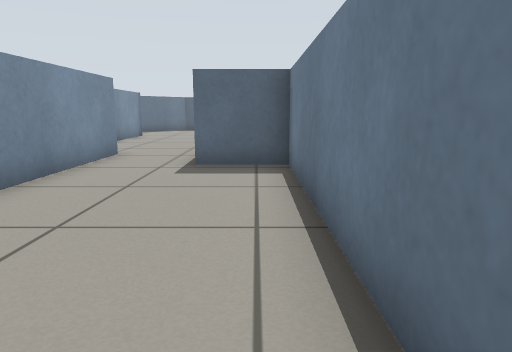
View 1 (above)

16 first-person views from a walk through a Gazebo world. The camera is 0.57 m above the floor, tilts 10° down and sees 70° across. The floor is counted in squares, 0.5 m on a side. Each view is taken from the middle of a square. On the plan, view 1 faces up. The plan holds only what a view shows up to about 14 squares ahead; the rest is blank.

View 2
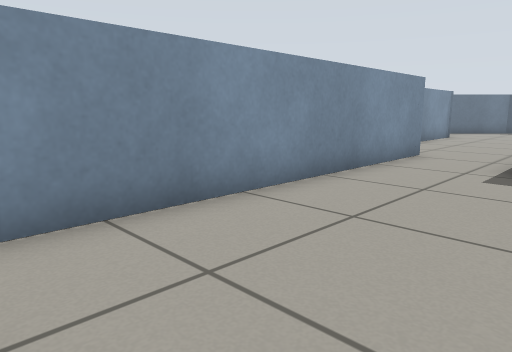

View 3
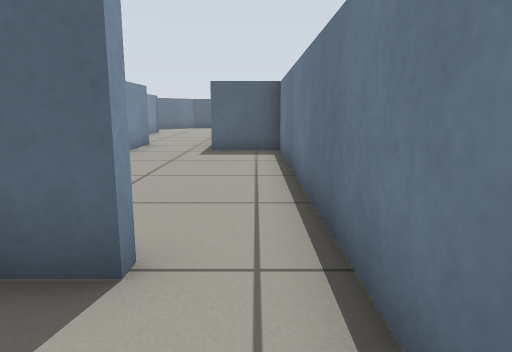

View 4
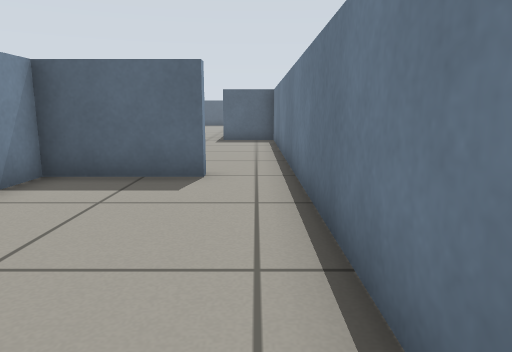

View 5
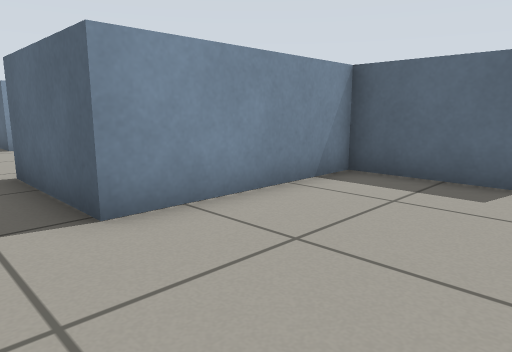

View 6
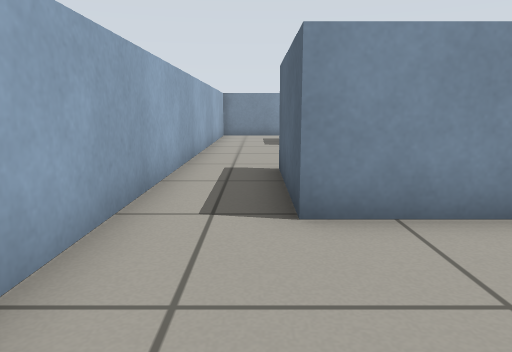

View 7
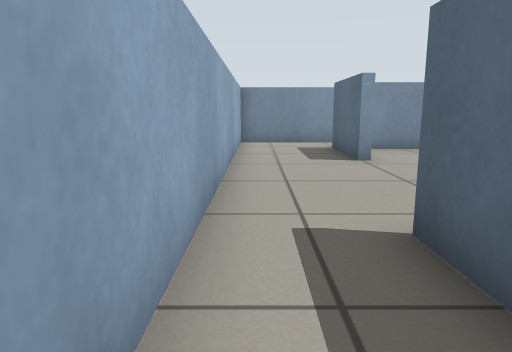

View 8
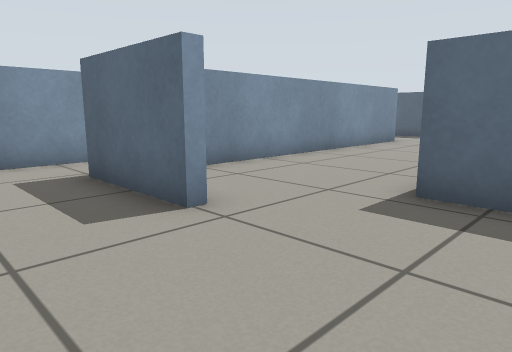

View 9
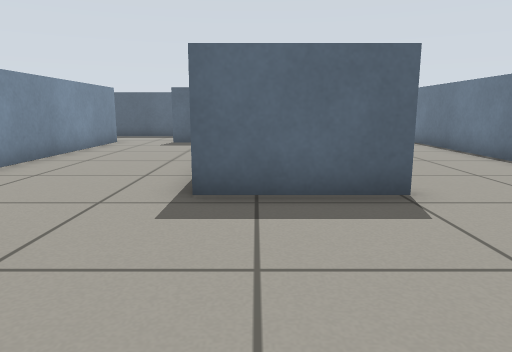

View 10
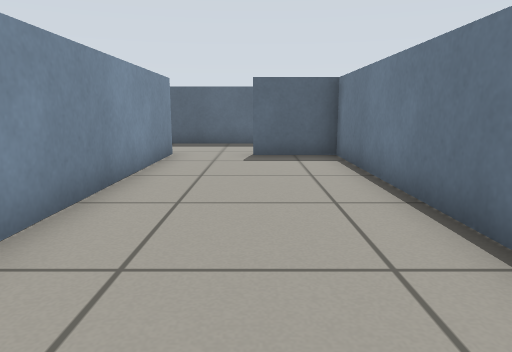

View 11
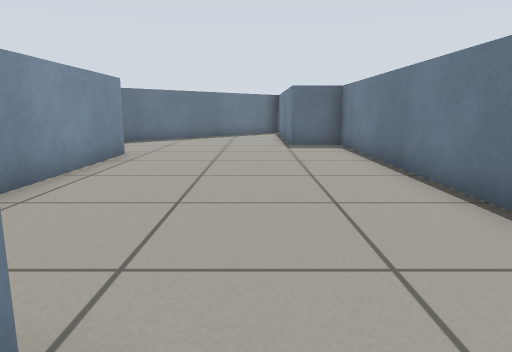

View 12
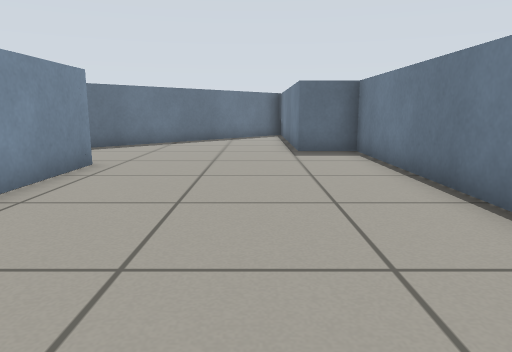

View 13
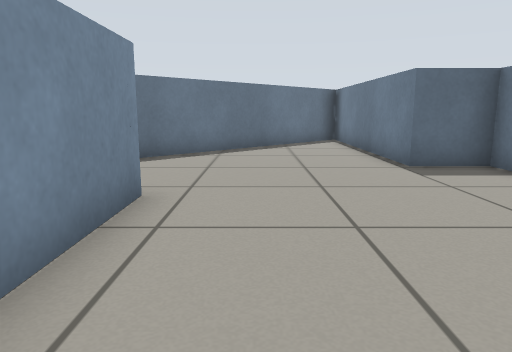

View 14
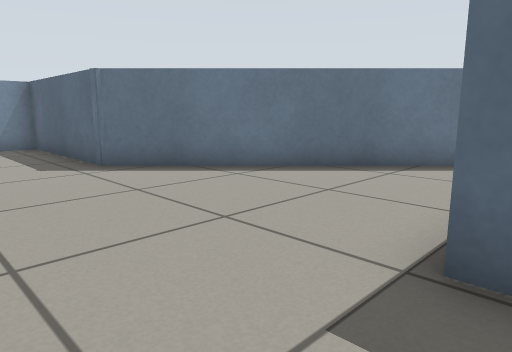

View 15
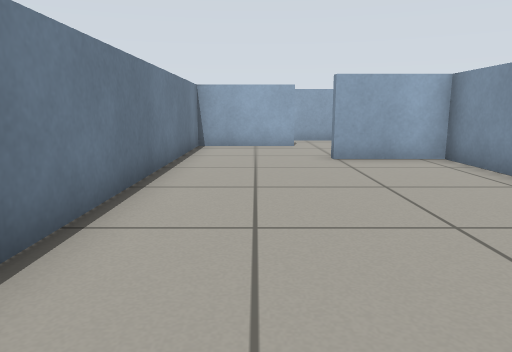

View 16
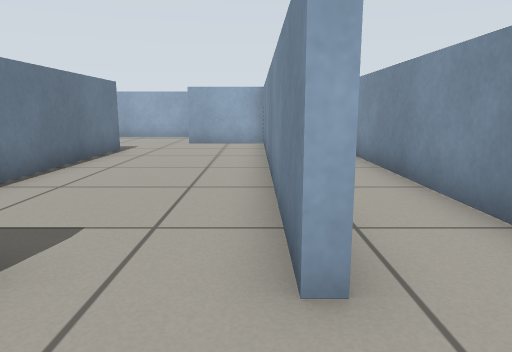

### Floor plan
Ten units are one square. View 1 is at (0, 0); x grows to the right and y downward. Boxes are objects, and circles mark ways between rooms. Rooms are numbered by the first view taken in them; rooms with no view inside come last. Other rooms are left out.
<svg viewBox="-181 -168 193 249">
<path fill="none" stroke="#000" d="M7 4 7 -78 -14 -78M-38 -100 -38 -5M7 61 7 4M-9 3 -9 6 -38 6 -38 55M-125 46 -156 46M-77 21 -109 21M-74 52 -65 52M-176 38 -176 76M-172 76 -21 76M-38 55 -74 55M-176 -55 -176 5M-154 -101 -176 -101 -176 -91M-109 21 -109 -66 -131 -66M-154 43 -125 43M-153 -70 -153 36M-106 -70 -106 -20M-106 -5 -106 18 -79 18M-65 52 -41 52 -41 -96 -58 -96 -58 -162M-66 -163 -128 -101 -154 -101"/>
<circle cx="0" cy="10" r="3" fill="#2a7"/>
<circle cx="-35" cy="65" r="3" fill="#2a7"/>
<circle cx="-125" cy="35" r="3" fill="#2a7"/>
<circle cx="-160" cy="-85" r="3" fill="#2a7"/>
<circle cx="-75" cy="35" r="3" fill="#2a7"/>
<circle cx="-145" cy="-70" r="3" fill="#2a7"/>
<text x="-20" y="-40">1</text>
<text x="-10" y="40">2</text>
<text x="-120" y="40">3</text>
<text x="-140" y="-10">4</text>
<text x="-80" y="-50">5</text>
</svg>
Room 1 opens to room 2. Room 2 opens to room 3. Room 3 opens to room 4. Room 3 opens to room 5. Room 4 opens to room 5.

Where each view was taken, in squares from view 1:
view 1: 0 up, 0 right, facing up
view 2: 0 up, 0 right, facing up-left
view 3: 3 down, 0 right, facing up
view 4: 7 down, 0 right, facing up
view 5: 7 down, 0 right, facing up-left
view 6: 6 down, 0 right, facing left
view 7: 7 down, 4 left, facing left
view 8: 7 down, 9 left, facing up-left
view 9: 7 down, 10 left, facing up
view 10: 3 down, 13 left, facing up
view 11: 3 down, 7 left, facing up
view 12: 1 down, 7 left, facing up
view 13: 2 up, 9 left, facing up
view 14: 7 up, 5 left, facing up-left
view 15: 7 up, 6 left, facing down
view 16: 9 up, 15 left, facing down
